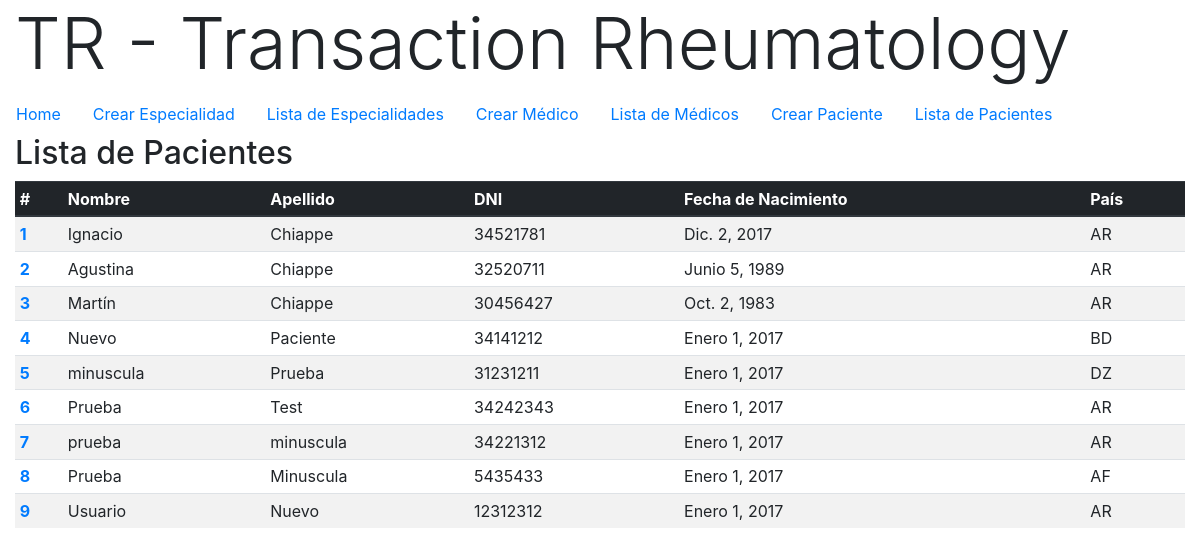
The app's page / (signed in) with its own data.
### pacientes/models.py (models this page shows, shortened)
class Paciente(models.Model):
    nombre = models.CharField(max_length=50)
    apellido = models.CharField(max_length=50)
    fecnac = models.DateField()
    dni = models.PositiveIntegerField(unique=True)
    mail = models.EmailField()
    pais = CountryField()
    medico = models.ForeignKey(
        Medico,
        on_delete=models.PROTECT,
        null=True,
    )
    creado = models.DateTimeField(auto_now_add=True)
    modificado = models.DateTimeField(auto_now=True)
    def get_absolute_url(self):
        return reverse('paciente-detalle', kwargs={'id': self.id})

### pacientes/views.py (the view)
# urls.py: url(r'^$', PacienteListView.as_view(), name='home'),
class PacienteListView(LoginRequiredMixin, ListView):
    template_name = 'pacientes/paciente_list.html'
    def get_queryset(self):
        slug = self.kwargs.get("slug")
        if slug:
            queryset = Paciente.objects.filter(
                Q(apellido__iexact=slug) |
                Q(apellido__icontains=slug)
            )
        else:
            queryset = Paciente.objects.all()
        return queryset

### templates/pacientes/paciente_list.html
{% extends 'base.html' %}
{% block content %}
    <h2>Lista de Pacientes</h2>
    <table class="table table-sm table-striped">
        <thead class="thead-dark">
            <tr>
                <th scope="col">#</th>
                <th scope="col">Nombre</th>
                <th scope="col">Apellido</th>
                <th scope="col">DNI</th>
                <th scope="col">Fecha de Nacimiento</th>
                <th scope="col">País</th>
            </tr>
        </thead>
        <tbody>
            {% for paciente in object_list %}
            <tr>
                <th scope="row"><a href='{{ paciente.get_absolute_url }}'>{{ paciente.id }}</a></th>
                <td>{{ paciente.nombre }}</td>
                <td>{{ paciente.apellido }}</td>
                <td>{{ paciente.dni }}</td>
                <td>{{ paciente.fecnac }}</td>
                <td>{{ paciente.pais }}</td>
            </tr>
            {% endfor %}
      </tbody>
    </table>
{% endblock %}

### records on screen
Paciente: id "1", nombre "Ignacio", apellido "Chiappe", dni "34521781", fecnac "Dic. 2, 2017", pais "AR"
Paciente: id "2", nombre "Agustina", apellido "Chiappe", dni "32520711", fecnac "Junio 5, 1989", pais "AR"
Paciente: id "3", nombre "Martín", apellido "Chiappe", dni "30456427", fecnac "Oct. 2, 1983", pais "AR"
Paciente: id "4", nombre "Nuevo", apellido "Paciente", dni "34141212", fecnac "Enero 1, 2017", pais "BD"
Paciente: id "5", nombre "minuscula", apellido "Prueba", dni "31231211", fecnac "Enero 1, 2017", pais "DZ"
Paciente: id "6", nombre "Prueba", apellido "Test", dni "34242343", fecnac "Enero 1, 2017", pais "AR"
Paciente: id "7", nombre "prueba", apellido "minuscula", dni "34221312", fecnac "Enero 1, 2017", pais "AR"
Paciente: id "8", nombre "Prueba", apellido "Minuscula", dni "5435433", fecnac "Enero 1, 2017", pais "AF"
Paciente: id "9", nombre "Usuario", apellido "Nuevo", dni "12312312", fecnac "Enero 1, 2017", pais "AR"
